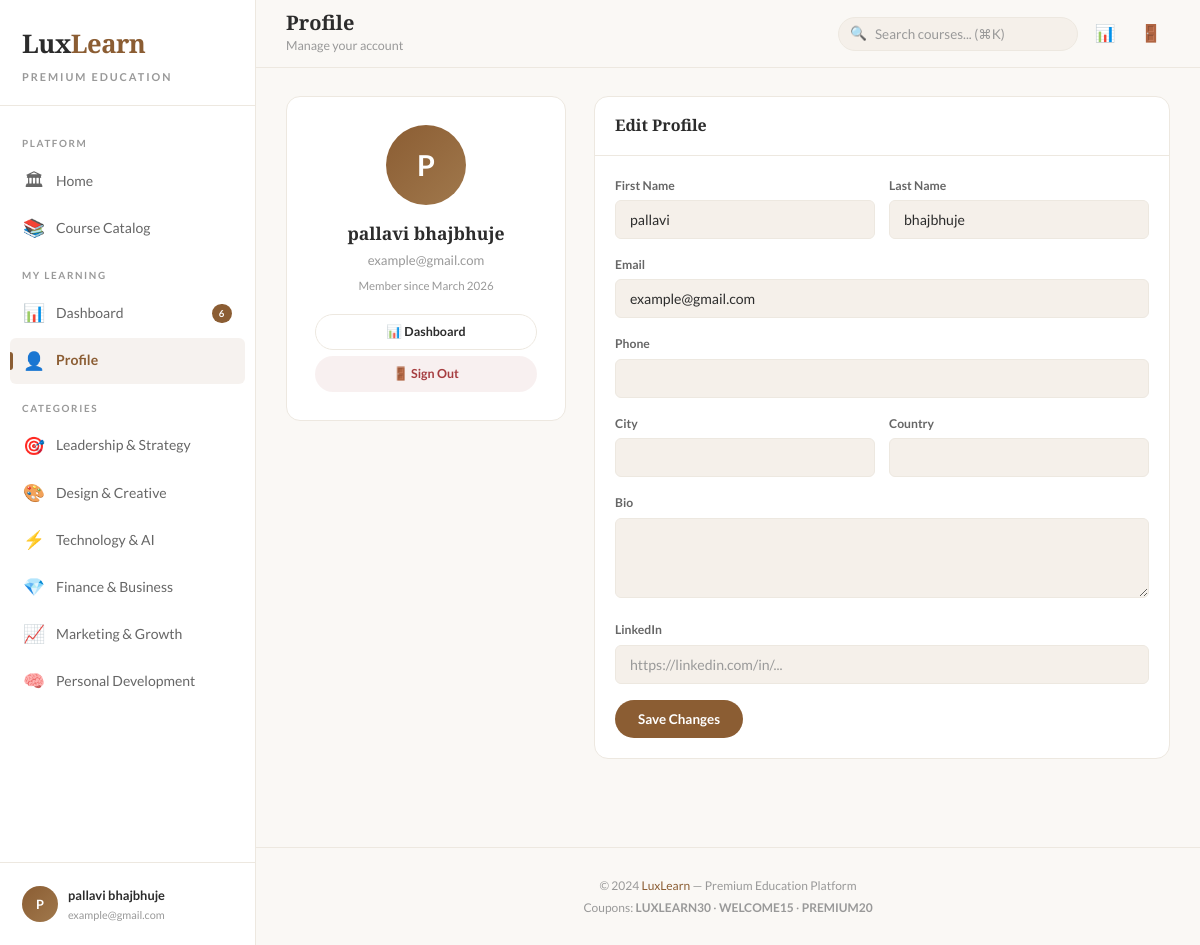
The app's page /profile/ (signed in) with its own data.
### courses/models.py (models this page shows, shortened)
class Category(models.Model):
    name = models.CharField(max_length=100)
    slug = models.SlugField(unique=True, blank=True)
    icon = models.CharField(max_length=10, blank=True)
    description = models.TextField(blank=True)
    color = models.CharField(max_length=7, default='#8B5D33')
    display_order = models.IntegerField(default=0)
    is_active = models.BooleanField(default=True)
    class Meta:
        verbose_name_plural = 'Categories'
        ordering = ['display_order', 'name']

### courses/views.py (the view, shortened to what this page needs)
# urls.py: path('profile/', views.profile_view, name='profile'),
@login_required
def profile_view(request):
    profile, _ = UserProfile.objects.get_or_create(user=request.user)
    context = {'profile': profile}
    return render(request, 'courses/profile.html', context)

### courses/context_processors.py (called while the page is built)
def global_context(request):
    ctx = {
        'nav_categories': Category.objects.filter(is_active=True)[:8],
    }
    if request.user.is_authenticated:
        ctx['enrolled_count'] = Enrollment.objects.filter(user=request.user).count()
    return ctx

### courses/templates/courses/profile.html (shortened to what this page needs)
{% extends 'courses/base.html' %}
{% block page_title %}Profile{% endblock %}
{% block page_sub %}Manage your account{% endblock %}
{% block content %}
<div class="profile-layout">
    <div class="panel profile-card-main">
        <div class="panel-body" style="padding: 28px;">
            <div class="profile-avatar-lg">{{ user.first_name|default:user.username|make_list|first|upper }}</div>
            <h3 style="font-family: var(--font-display); font-size: 1.1rem; margin-bottom: 3px;">
                {{ user.first_name|default:user.username }} {{ user.last_name }}
            </h3>
            <p class="text-muted" style="font-size: 0.82rem;">{{ user.email }}</p>
            <p class="text-muted" style="font-size: 0.72rem; margin-top: 6px;">Member since {{ user.date_joined|date:"F Y" }}</p>
            <div style="margin-top: 18px; display: flex; flex-direction: column; gap: 6px;">
                <a href="{% url 'dashboard' %}" class="btn btn-outline btn-sm btn-block">📊 Dashboard</a>
                <a href="{% url 'logout' %}" class="btn btn-danger btn-sm btn-block">🚪 Sign Out</a>
            </div>
        </div>
    </div>
    <div class="panel">
        <div class="panel-head"><h3 class="panel-title">Edit Profile</h3></div>
        <div class="panel-body">
            <form method="post">
                <div class="form-row">
                    <div class="form-group">
                        <label class="form-label">First Name</label>
                        <input type="text" name="first_name" class="form-input" value="{{ user.first_name }}">
                    </div>
                    <div class="form-group">
                        <label class="form-label">Last Name</label>
                        <input type="text" name="last_name" class="form-input" value="{{ user.last_name }}">
                    </div>
                </div>
                <div class="form-group">
                    <label class="form-label">Email</label>
                    <input type="email" name="email" class="form-input" value="{{ user.email }}">
                </div>
                <div class="form-group">
                    <label class="form-label">Phone</label>
                    <input type="tel" name="phone" class="form-input" value="{{ profile.phone }}">
                </div>
                <div class="form-row">
                    <div class="form-group">
                        <label class="form-label">City</label>
                        <input type="text" name="city" class="form-input" value="{{ profile.city }}">
                    </div>
                    <div class="form-group">
                        <label class="form-label">Country</label>
                        <input type="text" name="country" class="form-input" value="{{ profile.country }}">
                    </div>
                </div>
                <div class="form-group">
                    <label class="form-label">Bio</label>
                    <textarea name="bio" class="form-input" rows="3">{{ profile.bio }}</textarea>
                </div>
                <div class="form-group">
                    <label class="form-label">LinkedIn</label>
                    <input type="url" name="linkedin" class="form-input" value="{{ profile.linkedin }}" placeholder="https://linkedin.com/in/...">
                </div>
                <button type="submit" class="btn btn-primary">Save Changes</button>
            </form>
        </div>
    </div>
</div>
{% endblock %}

### courses/templates/courses/base.html (shortened to what this page needs)
{% load static %}
{% load course_tags %}
<!DOCTYPE html>
<html lang="en">
<head>
    <link rel="stylesheet" href="{% static 'css/luxlearn.css' %}">
</head>
<body>
<div class="app">
    <aside class="sidebar" role="navigation" aria-label="Main navigation">
        <div class="sidebar-brand">
            <a href="{% url 'home' %}">
                <h1>Lux<span>Learn</span></h1>
                <p>Premium Education</p>
            </a>
        </div>
        <nav class="sidebar-nav">
            <div class="sidebar-label">Platform</div>
            <a href="{% url 'home' %}" class="sidebar-link {% if request.resolver_match.url_name == 'home' %}active{% endif %}">
                <span class="ico">🏛</span> Home
            </a>
            <a href="{% url 'catalog' %}" class="sidebar-link {% if request.resolver_match.url_name == 'catalog' %}active{% endif %}">
                <span class="ico">📚</span> Course Catalog
            </a>
            {% if user.is_authenticated %}
            <div class="sidebar-label">My Learning</div>
            <a href="{% url 'dashboard' %}" class="sidebar-link {% if request.resolver_match.url_name == 'dashboard' %}active{% endif %}">
                <span class="ico">📊</span> Dashboard
                {% if enrolled_count %}<span class="badge">{{ enrolled_count }}</span>{% endif %}
            </a>
            <a href="{% url 'profile' %}" class="sidebar-link {% if request.resolver_match.url_name == 'profile' %}active{% endif %}">
                <span class="ico">👤</span> Profile
            </a>
            {% endif %}
            <div class="sidebar-label">Categories</div>
            {% for cat in nav_categories %}
            <a href="{% url 'catalog' %}?category={{ cat.slug }}" class="sidebar-link">
                <span class="ico">{{ cat.icon }}</span> {{ cat.name }}
            </a>
            {% endfor %}
        </nav>
        <div class="sidebar-footer">
            {% if user.is_authenticated %}
            <a href="{% url 'profile' %}" class="sidebar-user">
                <div class="user-avatar">{{ user.first_name|default:user.username|make_list|first|upper }}</div>
                <div class="user-info">
                    <div class="user-name">{{ user.first_name|default:user.username }} {{ user.last_name }}</div>
                    <div class="user-role">{{ user.email|default:"Learner" }}</div>
                </div>
            </a>
            {% else %}
            <a href="{% url 'login' %}" class="btn btn-primary btn-block btn-sm">Sign In</a>
            {% endif %}
        </div>
    </aside>
    <main class="main">
        <header class="topbar">
            <div class="topbar-left">
                <div>
                    <div class="page-title">{% block page_title %}LuxLearn{% endblock %}</div>
                    <div class="page-sub">{% block page_sub %}{% endblock %}</div>
                </div>
            </div>
            <div class="topbar-right">
                <form action="{% url 'catalog' %}" method="get" class="search-wrap">
                    <span class="search-ico">🔍</span>
                    <input type="text" name="q" class="search-input" placeholder="Search courses... (⌘K)" value="{{ request.GET.q|default:'' }}">
                </form>
                {% if user.is_authenticated %}
                <a href="{% url 'dashboard' %}" class="topbar-btn" title="Dashboard">📊</a>
                <a href="{% url 'logout' %}" class="topbar-btn" title="Sign out">🚪</a>
                {% else %}
                <a href="{% url 'login' %}" class="topbar-btn" title="Sign in">👤</a>
                {% endif %}
            </div>
        </header>
        <div class="content">
            {% block content %}{% endblock %}
        </div>
        <footer class="app-footer">
            <p>© 2024 <a href="{% url 'home' %}">LuxLearn</a> — Premium Education Platform</p>
            <p style="margin-top: 3px;">Coupons: <strong>LUXLEARN30</strong> · <strong>WELCOME15</strong> · <strong>PREMIUM20</strong></p>
        </footer>
    </main>
</div>
</body>
</html>

### records on screen
Category: icon "🎯", name "Leadership & Strategy"
Category: icon "🎨", name "Design & Creative"
Category: icon "⚡", name "Technology & AI"
Category: icon "💎", name "Finance & Business"
Category: icon "📈", name "Marketing & Growth"
Category: icon "🧠", name "Personal Development"

### other values on screen
{{ enrolled_count }} "6"
{{ user.first_name|default:user.username|make_list|first|upper }} "P"
{{ user.first_name|default:user.username }} "pallavi"
{{ user.last_name }} "bhajbhuje"
{{ user.email|default:"Learner" }} "example@gmail.com"
{{ user.email }} "example@gmail.com"
{{ user.date_joined|date:"F Y" }} "March 2026"
